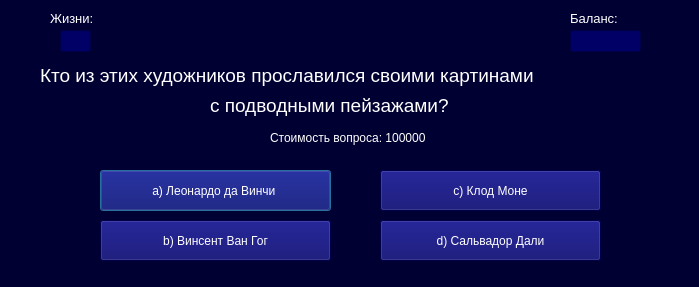
<?xml version="1.0" encoding="UTF-8"?>
<ui version="4.0">
 <class>Dialog</class>
 <widget class="QDialog" name="Dialog">
  <property name="geometry">
   <rect>
    <x>0</x>
    <y>0</y>
    <width>699</width>
    <height>287</height>
   </rect>
  </property>
  <property name="minimumSize">
   <size>
    <width>699</width>
    <height>287</height>
   </size>
  </property>
  <property name="maximumSize">
   <size>
    <width>699</width>
    <height>287</height>
   </size>
  </property>
  <property name="windowTitle">
   <string>Вопрос №6</string>
  </property>
  <property name="styleSheet">
   <string notr="true">background-color: #000033;</string>
  </property>
  <widget class="QLabel" name="label_2">
   <property name="geometry">
    <rect>
     <x>50</x>
     <y>10</y>
     <width>61</width>
     <height>16</height>
    </rect>
   </property>
   <property name="font">
    <font>
     <pointsize>10</pointsize>
    </font>
   </property>
   <property name="styleSheet">
    <string notr="true">color: white</string>
   </property>
   <property name="text">
    <string>Жизни:</string>
   </property>
  </widget>
  <widget class="QLineEdit" name="lineEdit">
   <property name="enabled">
    <bool>false</bool>
   </property>
   <property name="geometry">
    <rect>
     <x>60</x>
     <y>30</y>
     <width>31</width>
     <height>22</height>
    </rect>
   </property>
   <property name="styleSheet">
    <string notr="true">background-color: #000066; color: white</string>
   </property>
   <property name="text">
    <string/>
   </property>
  </widget>
  <widget class="QLabel" name="label_5">
   <property name="geometry">
    <rect>
     <x>570</x>
     <y>10</y>
     <width>71</width>
     <height>16</height>
    </rect>
   </property>
   <property name="font">
    <font>
     <pointsize>10</pointsize>
    </font>
   </property>
   <property name="styleSheet">
    <string notr="true">color: white</string>
   </property>
   <property name="text">
    <string>Баланс:</string>
   </property>
  </widget>
  <widget class="QLineEdit" name="lineEdit_2">
   <property name="enabled">
    <bool>false</bool>
   </property>
   <property name="geometry">
    <rect>
     <x>570</x>
     <y>30</y>
     <width>71</width>
     <height>22</height>
    </rect>
   </property>
   <property name="styleSheet">
    <string notr="true">background-color: #000066; color: white</string>
   </property>
   <property name="text">
    <string/>
   </property>
  </widget>
  <widget class="QLabel" name="label">
   <property name="geometry">
    <rect>
     <x>40</x>
     <y>60</y>
     <width>601</width>
     <height>31</height>
    </rect>
   </property>
   <property name="font">
    <font>
     <pointsize>14</pointsize>
    </font>
   </property>
   <property name="styleSheet">
    <string notr="true">color: white</string>
   </property>
   <property name="text">
    <string>Кто из этих художников прославился своими картинами </string>
   </property>
  </widget>
  <widget class="QLabel" name="label_3">
   <property name="geometry">
    <rect>
     <x>210</x>
     <y>90</y>
     <width>291</width>
     <height>31</height>
    </rect>
   </property>
   <property name="font">
    <font>
     <pointsize>14</pointsize>
    </font>
   </property>
   <property name="styleSheet">
    <string notr="true">color: white</string>
   </property>
   <property name="text">
    <string>с подводными пейзажами?</string>
   </property>
  </widget>
  <widget class="QLabel" name="label_4">
   <property name="geometry">
    <rect>
     <x>270</x>
     <y>130</y>
     <width>171</width>
     <height>16</height>
    </rect>
   </property>
   <property name="styleSheet">
    <string notr="true">color: white</string>
   </property>
   <property name="text">
    <string>Стоимость вопроса: 100000</string>
   </property>
  </widget>
  <widget class="QPushButton" name="pushButton">
   <property name="geometry">
    <rect>
     <x>100</x>
     <y>170</y>
     <width>231</width>
     <height>41</height>
    </rect>
   </property>
   <property name="styleSheet">
    <string notr="true">background-color: #000066; color: white</string>
   </property>
   <property name="text">
    <string>a) Леонардо да Винчи </string>
   </property>
  </widget>
  <widget class="QPushButton" name="pushButton_2">
   <property name="geometry">
    <rect>
     <x>100</x>
     <y>220</y>
     <width>231</width>
     <height>41</height>
    </rect>
   </property>
   <property name="styleSheet">
    <string notr="true">background-color: #000066; color: white</string>
   </property>
   <property name="text">
    <string> b) Винсент Ван Гог </string>
   </property>
  </widget>
  <widget class="QPushButton" name="pushButton_3">
   <property name="geometry">
    <rect>
     <x>380</x>
     <y>170</y>
     <width>221</width>
     <height>41</height>
    </rect>
   </property>
   <property name="styleSheet">
    <string notr="true">background-color: #000066; color: white</string>
   </property>
   <property name="text">
    <string>c) Клод Моне</string>
   </property>
  </widget>
  <widget class="QPushButton" name="pushButton_4">
   <property name="geometry">
    <rect>
     <x>380</x>
     <y>220</y>
     <width>221</width>
     <height>41</height>
    </rect>
   </property>
   <property name="styleSheet">
    <string notr="true">background-color: #000066; color: white</string>
   </property>
   <property name="text">
    <string>d) Сальвадор Дали</string>
   </property>
  </widget>
 </widget>
 <resources/>
 <connections/>
</ui>
